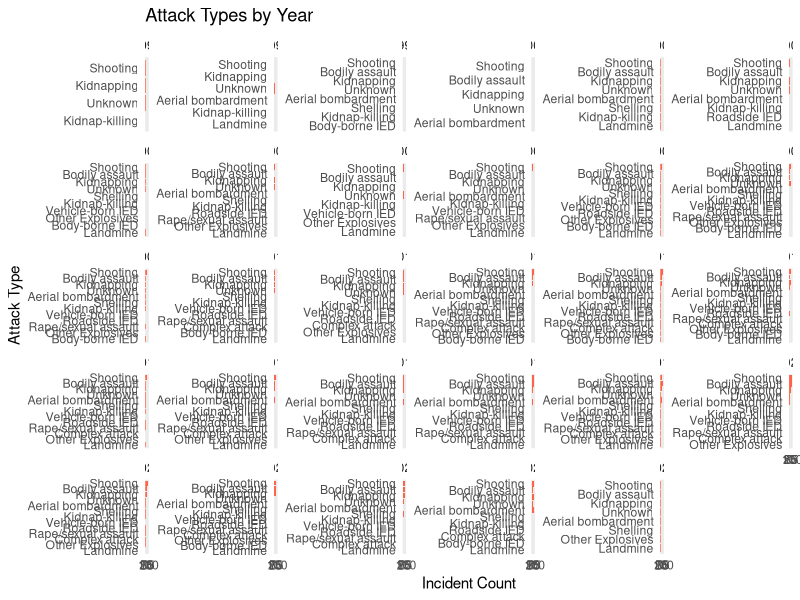

This chart was generated by the following R code:
## ---- chunk 1
library(tidyverse)
library(ggplot2)
library(readr)

df <- read_csv("security_cleaned.csv")

df %>% 
  filter(!is.na(`Means of attack`)) %>%
  group_by(Year, `Means of attack`) %>% 
  summarise(n = n(), .groups = "drop") %>%
  ggplot(aes(x = reorder(`Means of attack`, n), y = n)) +
  geom_col(fill = "tomato") +
  facet_wrap(~ Year, scales = "free_y") +
  coord_flip() +
  labs(title = "Attack Types by Year", x = "Attack Type", y = "Incident Count") +
  theme_minimal()
